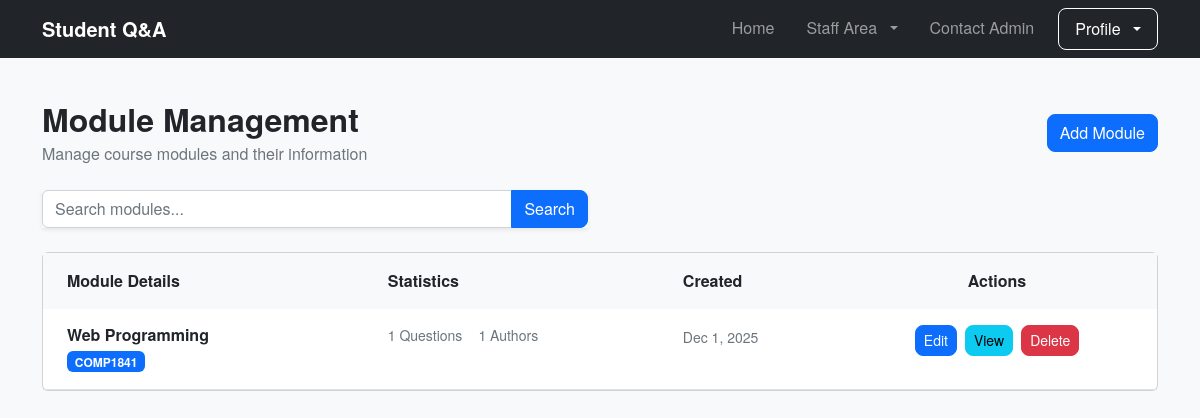
/manage-modules.php (signed in), run on the app's committed database.
### tables this page shows
CREATE TABLE `modules` (
    `module_id` INT AUTO_INCREMENT PRIMARY KEY,
    `module_code` VARCHAR(10) NOT NULL UNIQUE,
    `module_name` VARCHAR(100) NOT NULL,
    `created_at` TIMESTAMP DEFAULT CURRENT_TIMESTAMP
);

### manage-modules.php (called while the page is built, shortened)
<?php
require_once 'includes/config.php';
require_once 'includes/auth.php';
try {
    $pdo = new PDO($dsn, $user, $pass);
    $pdo->setAttribute(PDO::ATTR_ERRMODE, PDO::ERRMODE_EXCEPTION);
} catch (PDOException $e) {
    die('Database connection failed: ' . $e->getMessage());
}
$search = trim($_GET['search'] ?? '');
$params = [];
$whereClause = '';
try {
    $stmt = $pdo->prepare("
        SELECT m.*,
               COUNT(q.question_id) as question_count,
               COUNT(DISTINCT q.user_id) as author_count
        FROM modules m
        LEFT JOIN questions q ON m.module_id = q.module_id
        $whereClause
        GROUP BY m.module_id, m.module_code, m.module_name, m.created_at
        ORDER BY m.module_code
    ");
    $stmt->execute($params);
    $modules = $stmt->fetchAll();
} catch (PDOException $e) {
    $error = 'Database error: ' . $e->getMessage();
    $modules = [];
}
include 'templates/manage-modules.html.php';
?>

### templates/manage-modules.html.php (the view, shortened to what this page needs)
<!DOCTYPE html>
<html lang="en">
<head>
    <link href="https://cdn.jsdelivr.net/npm/bootstrap@5.2.3/dist/css/bootstrap.min.css" rel="stylesheet">
    <link href="https://cdn.jsdelivr.net/npm/bootstrap-icons@1.11.0/font/bootstrap-icons.css" rel="stylesheet">
</head>
<body>
    <?php include 'includes/navbar.php'; ?>
    <div class="container">
        <div class="d-flex justify-content-between align-items-center mb-4 mt-4">
            <div>
                <h1 class="h2 fw-bold mb-1">Module Management</h1>
                <p class="text-muted mb-0">Manage course modules and their information</p>
            </div>
            <div>
                <button type="button" class="btn btn-primary" data-bs-toggle="modal" data-bs-target="#addModuleModal">
                    Add Module
                </button>
            </div>
        </div>
        <div class="row mb-4">
            <div class="col-lg-6">
                <form method="GET">
                    <div class="input-group shadow-sm">
                        <input type="text" class="form-control" name="search" value="<?= htmlspecialchars($search) ?>"
                            placeholder="Search modules...">
                        <button type="submit" class="btn btn-primary">
                            Search
                        </button>
                    </div>
                </form>
            </div>
        </div>
        <?php if (empty($modules)): ?>
        <div class="card">
            <div class="card-body empty-state">
                <i class="bi bi-book"></i>
                <h4 class="text-muted mt-3">No modules found</h4>
                <p class="text-muted">Start by adding a new module to the system.</p>
                <button type="button" class="btn btn-primary" data-bs-toggle="modal" data-bs-target="#addModuleModal">
                    Add First Module
                </button>
            </div>
        </div>
        <?php else: ?>
        <div class="card">
            <div class="card-body p-0">
                <div class="table-responsive">
                    <table class="table table-hover mb-0">
                        <thead class="bg-light">
                            <tr>
                                <th class="px-4 py-3 border-0">
                                    Module Details
                                </th>
                                <th class="py-3 border-0">
                                    Statistics
                                </th>
                                <th class="py-3 border-0">
                                    Created
                                </th>
                                <th class="text-center py-3 border-0">
                                    Actions
                                </th>
                            </tr>
                        </thead>
                        <tbody>
                            <?php foreach ($modules as $module): ?>
                                <tr class="border-bottom">
                                    <td class="px-4 py-3">
                                        <div>
                                            <h6 class="mb-1 fw-semibold"><?= htmlspecialchars($module['module_name']) ?></h6>
                                            <span class="badge bg-primary"><?= htmlspecialchars($module['module_code']) ?></span>
                                        </div>
                                    </td>
                                    <td class="py-3">
                                        <div class="d-flex gap-3">
                                            <small class="text-muted">
                                                <?= $module['question_count'] ?> Questions
                                            </small>
                                            <small class="text-muted">
                                                <?= $module['author_count'] ?> Authors
                                            </small>
                                        </div>
                                    </td>
                                    <td class="py-3">
                                        <small class="text-muted">
                                            <?= date('M j, Y', strtotime($module['created_at'])) ?>
                                        </small>
                                    </td>
                                    <td class="text-center py-3">
                                        <div class="d-flex justify-content-center gap-2">
                                            <a href="?edit=<?= $module['module_id'] ?>"
                                               class="btn btn-primary btn-sm" title="Edit Module">
                                                Edit
                                            </a>
                                            <a href="index.php?module=<?= htmlspecialchars($module['module_code']) ?>&sort=newest"
                                               class="btn btn-info btn-sm" title="View Questions">
                                                View
                                            </a>
                                            <form method="POST" style="display: inline;" onsubmit="return confirm('Are you sure you want to delete <?= htmlspecialchars($module['module_code'], ENT_QUOTES) ?>? This action cannot be undone.');">
                                                <button type="submit" class="btn btn-danger btn-sm" title="Delete Module">
                                                    Delete
                                                </button>
                                            </form>
                                        </div>
                                    </td>
                                </tr>
                            <?php endforeach; ?>
                        </tbody>
                    </table>
                </div>
            </div>
        </div>
        <?php endif; ?>
    </div>
</body>
</html>

### templates/manage-modules.html.php (style rules this page uses)
body { font-family: 'Helvetica Neue', Helvetica, Arial, sans-serif; background-color: #f8f9fa; padding-top: 76px; padding-bottom: 60px; }
.btn { border-radius: 8px; font-weight: 500; }

### includes/navbar.php (style rules this page uses)
body { padding-top: 76px; }

### data on the page
modules: module_name "Web Programming", module_code "COMP1841", question_count "1", author_count "1", created_at "Dec 1, 2025"
